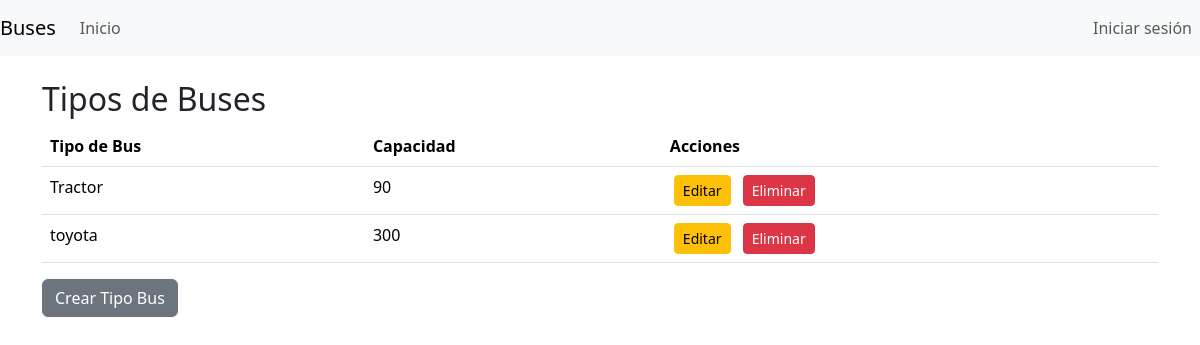
Page /buses/tipos_buses/ on the earlier database version.
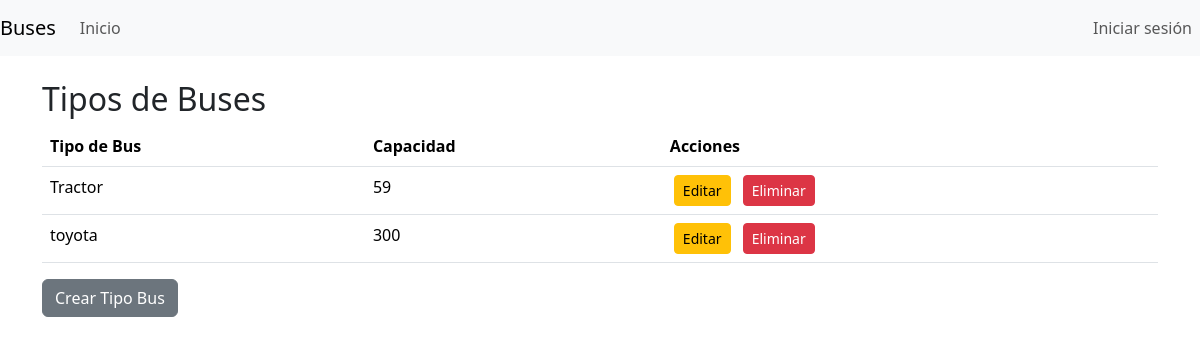
Same page on the later database version.
### modulo_buses/models.py (models this page shows, shortened)
class TipoBus(models.Model):
    tipo = models.CharField(max_length=256,blank=False)
    capacidad = models.IntegerField(blank=False)

### modulo_buses/views.py (the view)
# urls.py: path('tipos_buses/', ViewListarTiposBuses.as_view(), name='tipos_buses'),
class ViewListarTiposBuses(ListView):
    model = TipoBus
    context_object_name = 'tipos_de_buses'
    template_name = 'listar_tipos_bus.html'

### modulo_buses/templates/listar_tipos_bus.html
{% extends "base.html" %}
{% block contenido %}
<div class="container">
  <h2 class="mt-4">Tipos de Buses</h2>
  <table class="table">
    <thead>
      <tr>
        <th>Tipo de Bus</th>
        <th>Capacidad</th>
        <th>Acciones</th>
      </tr>
    </thead>
    <tbody>
      {% for tipo_bus in tipos_de_buses %}
      <tr>
        <td>{{ tipo_bus.tipo }}</td>
        <td>{{ tipo_bus.capacidad }}</td>
        <td>
          <a href="{% url 'buses:editar_tipo_bus' tipo_bus.id %}" class="btn btn-warning btn-sm mx-1">Editar</a>
          <a href="{% url 'buses:eliminar_tipo_bus' tipo_bus.id %}" class="btn btn-danger btn-sm mx-1">Eliminar</a>
        </td>
      </tr>
      {% endfor %}
    </tbody>
  </table>
    <a href="{% url 'buses:crear_tipo_bus' %}" class="btn btn-secondary ml-2">Crear Tipo Bus</a>
</div>
{% endblock contenido %}

Differences in the rows shown:
changed TipoBus "Tractor": capacidad "90" → "59"
